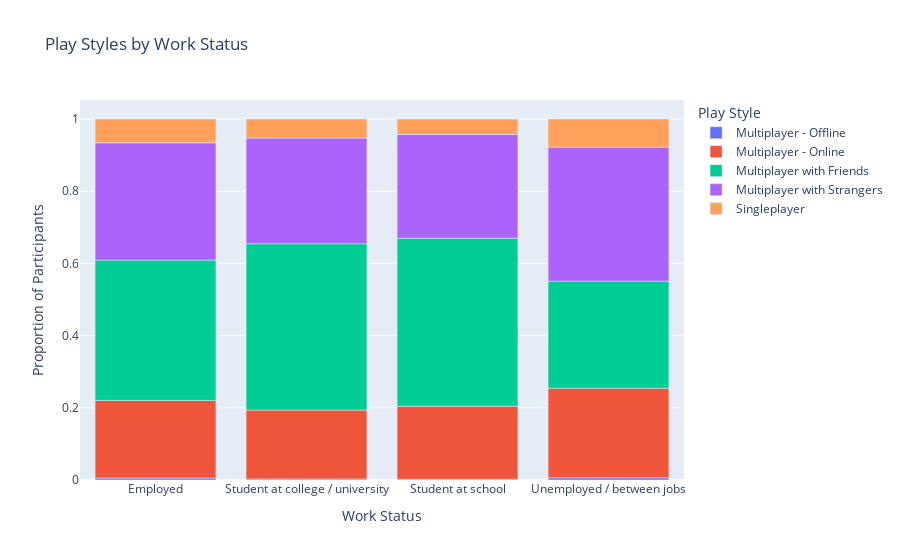

The notebook cell saved with this chart:
### Markdown cell above
H0 (Null Hypothesis): There is no significant difference in the distribution of reasons for playing games among different age groups.
H1 (Alternative Hypothesis): There is a significant difference in the distribution of reasons for playing games among different age groups.


Since we are comparing the distribution of categorical data across different groups, the Chi-Square Test of Independence is the appropriate statistical test. This test will help us determine if there is a statistically significant association between age group and the reasons for playing games.


Observations from the Graph
Relaxing and Having Fun: This appears to be the most common reason for playing games across all age groups, with a relatively consistent proportion.
Improving: The proportion of people playing games for improvement seems to decrease slightly with age.
Competitive: The proportion of people playing games for competition appears to be higher in the younger age groups (12-17 and 18-20) compared to the older age groups.
Escaping: The proportion for escaping seems relatively consistent across age groups, with a slight increase in the 45+ age group.
Socializing: The proportion of people playing games for socializing appears to be lower in the 45+ age group compared to the younger age groups.
Others: This category remains relatively consistent across all age groups.

### Code cell
import pandas as pd
import plotly.express as px
from scipy.stats import chi2_contingency

# Group the data by 'Work' and 'Playstyle_category' and calculate counts
work_playstyle_counts = df.groupby(['Work', 'Playstyle_category']).size().reset_index(name='Count')

# Calculate total counts for each work status
total_work_counts = work_playstyle_counts.groupby('Work')['Count'].sum().reset_index(name='Total')

# Merge total counts with work_playstyle_counts
work_playstyle_counts = work_playstyle_counts.merge(total_work_counts, on='Work')

# Calculate proportion of each play style within each work status
work_playstyle_counts['Proportion'] = work_playstyle_counts['Count'] / work_playstyle_counts['Total']

# Create a grouped bar plot
fig = px.bar(work_playstyle_counts, x='Work', y='Proportion', color='Playstyle_category',
             title='Play Styles by Work Status',
             labels={'Work': 'Work Status', 'Proportion': 'Proportion of Participants',
                     'Playstyle_category': 'Play Style'})

# Chi-square test
observed = pd.crosstab(df['Work'], df['Playstyle_category'])
chi2, p, dof, expected = chi2_contingency(observed)
print("Chi-square statistic:", chi2)
print("p-value:", p)

# Display the grouped bar plot
fig.show()

### Figure 1 — Plotly figure (JSON) as saved in the notebook; plotly's stock layout.template omitted (floating-point values rounded to 4 significant figures)
{"data": [{"alignmentgroup": "True", "hovertemplate": "Play Style=Multiplayer - Offline<br>Work Status=%{x}<br>Proportion of Participants=%{y}<extra></extra>", "legendgroup": "Multiplayer - Offline", "marker": {"color": "#636efa", "pattern": {"shape": ""}}, "name": "Multiplayer - Offline", "offsetgroup": "Multiplayer - Offline", "orientation": "v", "showlegend": true, "textposition": "auto", "type": "bar", "x": ["Employed", "Student at college / university", "Student at school", "Unemployed / between jobs"], "xaxis": "x", "y": [0.005397, 0.002746, 0.001932, 0.006163], "yaxis": "y"}, {"alignmentgroup": "True", "hovertemplate": "Play Style=Multiplayer - Online<br>Work Status=%{x}<br>Proportion of Participants=%{y}<extra></extra>", "legendgroup": "Multiplayer - Online", "marker": {"color": "#EF553B", "pattern": {"shape": ""}}, "name": "Multiplayer - Online", "offsetgroup": "Multiplayer - Online", "orientation": "v", "showlegend": true, "textposition": "auto", "type": "bar", "x": ["Employed", "Student at college / university", "Student at school", "Unemployed / between jobs"], "xaxis": "x", "y": [0.2151, 0.1909, 0.2024, 0.2481], "yaxis": "y"}, {"alignmentgroup": "True", "hovertemplate": "Play Style=Multiplayer with Friends<br>Work Status=%{x}<br>Proportion of Participants=%{y}<extra></extra>", "legendgroup": "Multiplayer with Friends", "marker": {"color": "#00cc96", "pattern": {"shape": ""}}, "name": "Multiplayer with Friends", "offsetgroup": "Multiplayer with Friends", "orientation": "v", "showlegend": true, "textposition": "auto", "type": "bar", "x": ["Employed", "Student at college / university", "Student at school", "Unemployed / between jobs"], "xaxis": "x", "y": [0.3886, 0.4609, 0.4652, 0.2966], "yaxis": "y"}, {"alignmentgroup": "True", "hovertemplate": "Play Style=Multiplayer with Strangers<br>Work Status=%{x}<br>Proportion of Participants=%{y}<extra></extra>", "legendgroup": "Multiplayer with Strangers", "marker": {"color": "#ab63fa", "pattern": {"shape": ""}}, "name": "Multiplayer with Strangers", "offsetgroup": "Multiplayer with Strangers", "orientation": "v", "showlegend": true, "textposition": "auto", "type": "bar", "x": ["Employed", "Student at college / university", "Student at school", "Unemployed / between jobs"], "xaxis": "x", "y": [0.325, 0.2928, 0.2879, 0.3713], "yaxis": "y"}, {"alignmentgroup": "True", "hovertemplate": "Play Style=Singleplayer<br>Work Status=%{x}<br>Proportion of Participants=%{y}<extra></extra>", "legendgroup": "Singleplayer", "marker": {"color": "#FFA15A", "pattern": {"shape": ""}}, "name": "Singleplayer", "offsetgroup": "Singleplayer", "orientation": "v", "showlegend": true, "textposition": "auto", "type": "bar", "x": ["Employed", "Student at college / university", "Student at school", "Unemployed / between jobs"], "xaxis": "x", "y": [0.06592, 0.05264, 0.04251, 0.07781], "yaxis": "y"}], "layout": {"barmode": "relative", "legend": {"title": {"text": "Play Style"}, "tracegroupgap": 0}, "title": {"text": "Play Styles by Work Status"}, "xaxis": {"anchor": "y", "domain": [0, 1], "title": {"text": "Work Status"}}, "yaxis": {"anchor": "x", "domain": [0, 1], "title": {"text": "Proportion of Participants"}}}}
